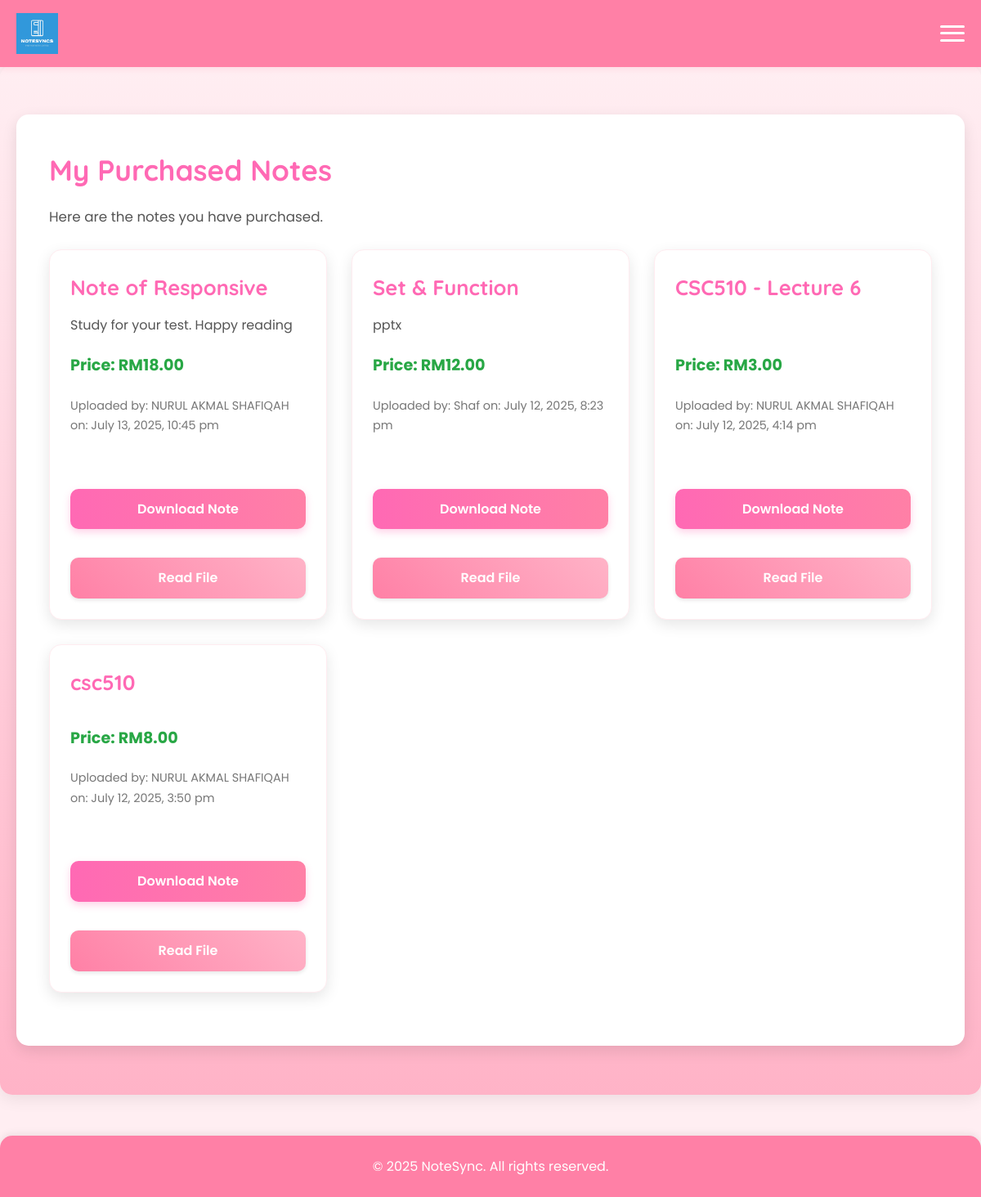
Screenshot of /mynotes.php (signed in) with the database file from the repository.
### tables this page shows
CREATE TABLE `notes` (
  `id` int(11) NOT NULL,
  `title` varchar(255) NOT NULL,
  `description` text DEFAULT NULL,
  `price` decimal(10,2) NOT NULL,
  `file_path` varchar(255) NOT NULL,
  `uploaded_by` int(11) DEFAULT NULL,
  `created_at` timestamp NULL DEFAULT current_timestamp()
);

CREATE TABLE `users` (
  `id` int(11) NOT NULL,
  `username` varchar(50) NOT NULL,
  `email` varchar(100) NOT NULL,
  `user_role` varchar(50) NOT NULL,
  `password` varchar(255) NOT NULL,
  `role` enum('user','admin') DEFAULT 'user',
  `google_id` varchar(255) DEFAULT NULL,
  `created_at` timestamp NULL DEFAULT current_timestamp(),
  `last_login` timestamp NULL DEFAULT current_timestamp(),
  `profile_picture` varchar(255) DEFAULT NULL
);

### mynotes.php (the view, shortened to what this page needs)
<?php
require_once 'includes/db_connect.php';
$user_id = $_SESSION['user_id'];
$status_message = '';
$purchased_notes = [];
if ($conn) {
    $sql_fetch_purchased_notes = "SELECT n.id, n.title, n.description, n.price, n.file_path, u.username AS uploaded_by_username, n.created_at
                                  FROM notes n
                                  JOIN purchases p ON n.id = p.note_id
                                  JOIN users u ON n.uploaded_by = u.id
                                  WHERE p.user_id = ?
                                  ORDER BY n.created_at DESC";
    if ($stmt_purchased = $conn->prepare($sql_fetch_purchased_notes)) {
        $stmt_purchased->bind_param("i", $user_id);
        $stmt_purchased->execute();
        $result_purchased = $stmt_purchased->get_result();
        if ($result_purchased->num_rows > 0) {
            while ($row = $result_purchased->fetch_assoc()) {
                $purchased_notes[] = $row;
            }
        }
    } else {
        error_log("Error preparing purchased notes fetch statement in my-notes.php: " . $conn->error);
        $status_message .= "<div class='help-block'>Error fetching your purchased notes from the database.</div>";
    }
} else {
    error_log("Database connection not established in my-notes.php");
    $status_message .= "<div class='help-block'>Database connection issue. Please try again later.</div>";
}
require_once 'includes/header.php';
?>
<div class="dashboard-container">
    <h2>My Purchased Notes</h2>
    <p>Here are the notes you have purchased.</p>
    <div class="notes-grid">
        <?php if (!empty($purchased_notes)): ?>
            <?php foreach ($purchased_notes as $note): ?>
                <div class="note-card">
                    <h4><?php echo htmlspecialchars($note['title']); ?></h4>
                    <p class="description"><?php echo htmlspecialchars($note['description']); ?></p>
                    <p class="price">Price: RM<?php echo htmlspecialchars(number_format($note['price'], 2)); ?></p>
                    <p class="uploaded-info">
                        Uploaded by: <?php echo htmlspecialchars($note['uploaded_by_username']); ?> on: <?php echo htmlspecialchars(date("F j, Y, g:i a", strtotime($note['created_at']))); ?>
                    </p>
                    <?php
                    $correct_file_path = str_replace('../uploads/', '/NOTESYNC/uploads/', $note['file_path']);
                    ?>
                    <div class="button-group"> <a href="<?php echo htmlspecialchars($correct_file_path); ?>" class="btn btn-primary" download>Download Note</a>
                        <a href="<?php echo htmlspecialchars($correct_file_path); ?>" class="btn btn-secondary" target="_blank">Read File</a> </div>
                </div>
            <?php endforeach; ?>
        <?php else: ?>
            <p>You have not purchased any notes yet. Browse the <a href="dashboard.php">dashboard</a> to find notes.</p>
        <?php endif; ?>
    </div>
</div>
<?php
require_once 'includes/footer.php';
?>

### css/style.css (style rules this page uses)
:root { --primary-pink: #ff69b4; --secondary-pink: #ff80a6; --light-pink: #ffb3c7; --pale-pink: #ffccdd; --very-light-pink: #ffeef2; }
* { margin: 0; padding: 0; box-sizing: border-box; }
html { scroll-behavior: smooth; }
body { font-family: 'Poppins', sans-serif; margin: 0; padding: 0; background-color: #ffeef2; color: #333; line-height: 1.6; padding-top: 60px; }
.btn { display: inline-block; padding: 16px 25px; font-size: 1.2em; font-weight: 600; border-radius: 12px; cursor: pointer; text-decoration: none; text-align: center; transition: background-color 0.3s ease, transform 0.2s ease, box-shadow 0.3s ease; box-sizing: border-box; background-image: linear-gradient(45deg, #ff80a6, #ffb3c7); border: none; box-shadow: 0 4px 10px rgba(255, 128, 166, 0.3); }
.btn-primary { background-color: #ff69b4; color: white; border: none; width: 100%; margin-top: 30px; margin-bottom: 25px; background-image: linear-gradient(to right, #ff69b4, #ff80a6); box-shadow: 0 6px 15px rgba(255, 105, 180, 0.4); }
.notes-grid { display: grid; grid-template-columns: repeat(auto-fill, minmax(280px, 1fr)); gap: 30px; padding: 25px 0; }
.note-card { background-color: #ffffff; border: 1px solid #ffecf0; border-radius: 15px; box-shadow: 0 6px 18px rgba(0, 0, 0, 0.1); padding: 25px; display: flex; flex-direction: column; justify-content: space-between; transition: transform 0.2s ease-in-out, box-shadow 0.2s ease-in-out; }
.note-card h4 { color: #ff69b4; font-family: 'Quicksand', sans-serif; font-size: 1.6em; margin-top: 0; margin-bottom: 12px; }
.note-card .description { color: #555; font-size: 1em; line-height: 1.7; margin-bottom: 20px; flex-grow: 1; }
.note-card .price { font-size: 1.2em; font-weight: bold; color: #28a745; margin-bottom: 20px; }
.note-card .uploaded-info { font-size: 0.9em; color: #777; margin-bottom: 20px; }
.note-card .btn-primary { align-self: flex-start; padding: 12px 20px; font-size: 1em; text-decoration: none; background-image: linear-gradient(to right, #ff69b4, #ff80a6); color: white; border: none; border-radius: 10px; box-shadow: 0 4px 10px rgba(255, 105, 180, 0.3); }
.dashboard-container { background-color: #ffffff; padding: 40px; border-radius: 15px; box-shadow: 0 6px 18px rgba(0,0,0,0.1); max-width: 1200px; margin: 40px auto; }
.dashboard-container h2 { color: #ff69b4; font-family: 'Quicksand', sans-serif; font-size: 2.2em; margin-bottom: 15px; }
.dashboard-container p { color: #555; line-height: 1.7; font-size: 1.05em; }
.button-group { display: flex; gap: 10px; margin-top: 15px; justify-content: flex-start; flex-wrap: wrap; }
.btn-secondary { background-color: #6c757d; color: #fff; border: none; width: 100%; transition: background-color 0.3s ease, transform 0.2s ease, box-shadow 0.3s ease; cursor: pointer; box-shadow: 0 2px 5px rgba(0,0,0,0.1); }
.note-card .btn-primary, .note-card .btn-secondary { padding: 12px 20px; font-size: 1em; border-radius: 10px; }

### rows the page displays
notes: title "Note of Responsive", description "Study for your test. Happy reading", price "18.00", uploaded_by.username "NURUL AKMAL SHAFIQAH", created_at "July 13, 2025, 10:45 pm"
notes: title "Set & Function", description "pptx", price "12.00", uploaded_by.username "Shaf", created_at "July 12, 2025, 8:23 pm"
notes: title "CSC510 - Lecture 6", price "3.00", uploaded_by.username "NURUL AKMAL SHAFIQAH", created_at "July 12, 2025, 4:14 pm"
notes: title "csc510", price "8.00", uploaded_by.username "NURUL AKMAL SHAFIQAH", created_at "July 12, 2025, 3:50 pm"
